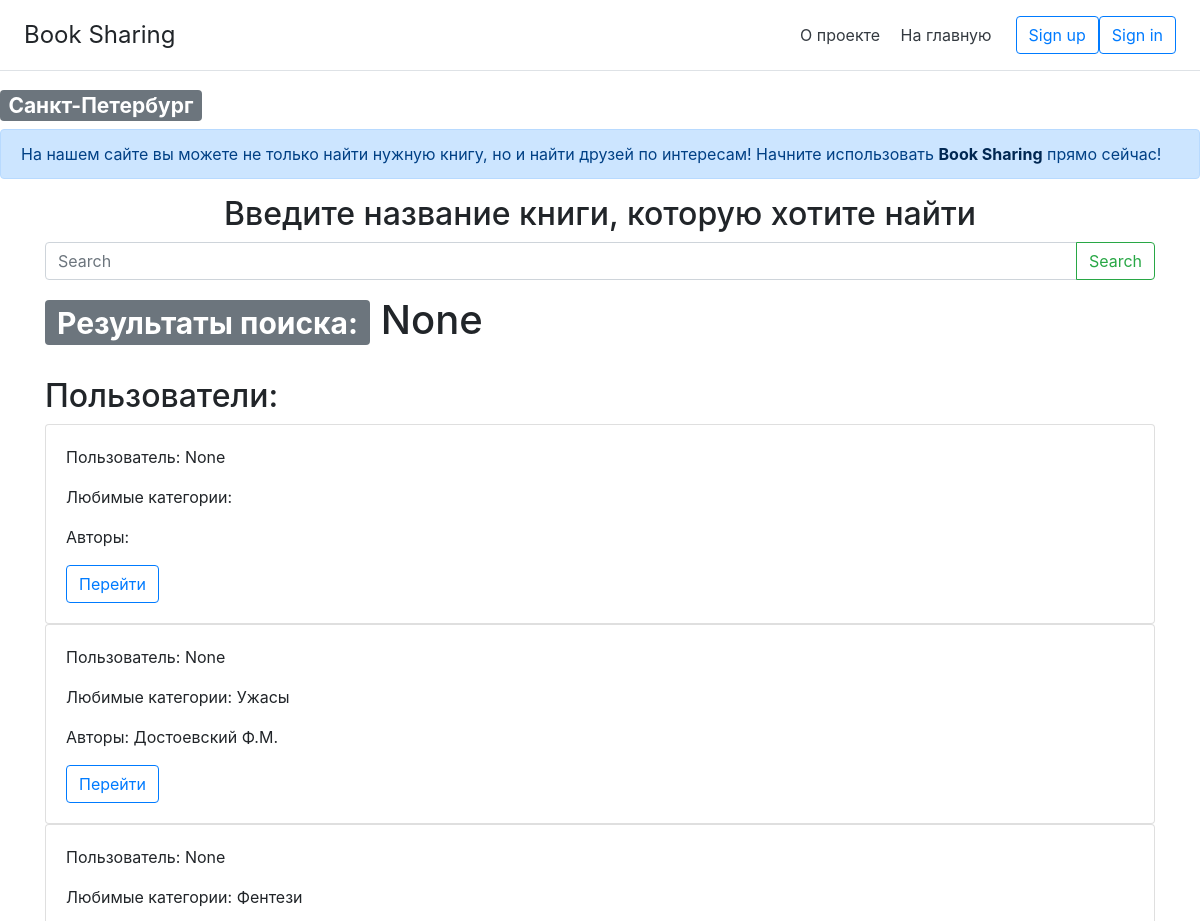
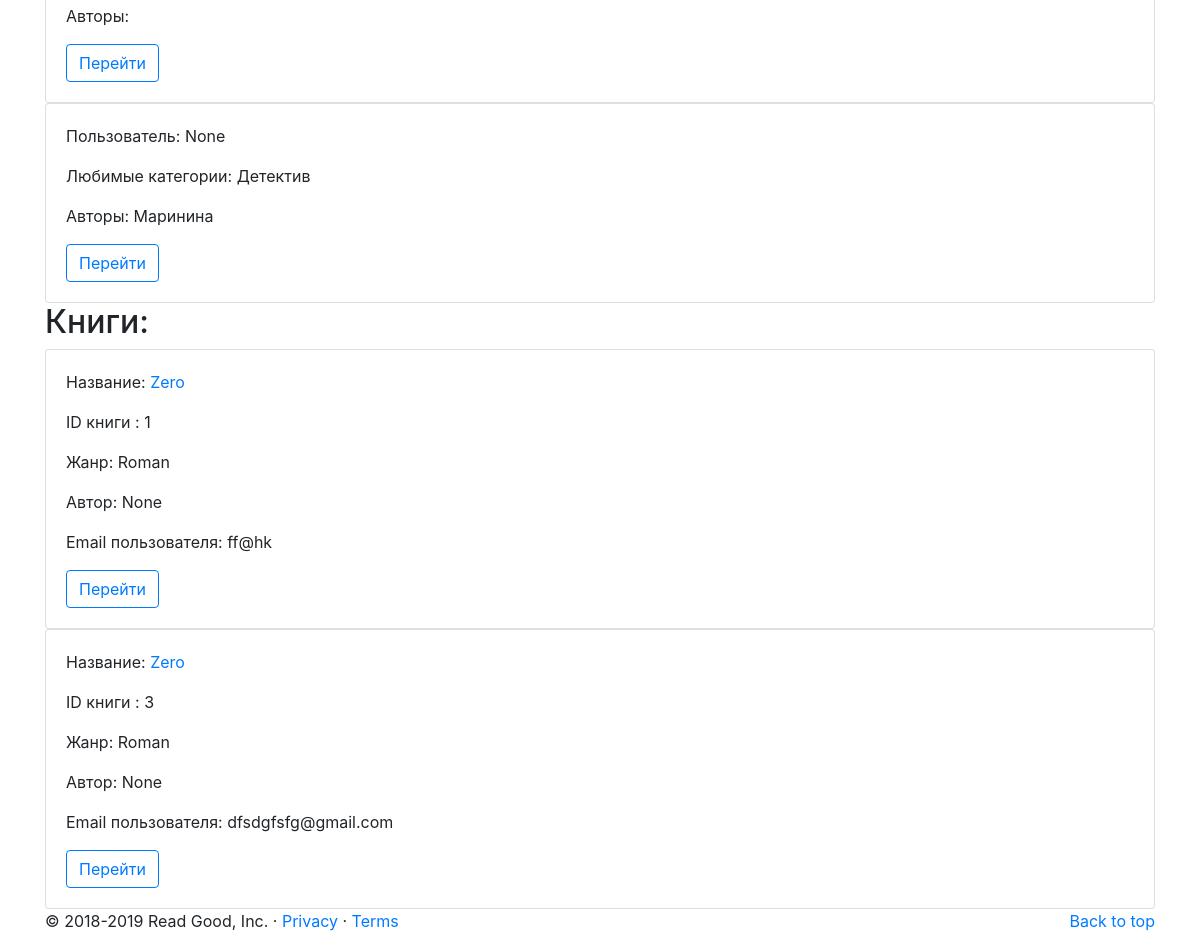
Screenshot of /search with the database file from the repository (2 pictures, top to bottom).
### tables this page shows
CREATE TABLE users (
           userID INTEGER PRIMARY KEY AUTOINCREMENT,
           password TEXT,
           email TEXT,
           full_name TEXT,
           user_info TEXT,
           f_genres TEXT,
           f_authors TEXT,
           wish_books TEXT,
           owned_books TEXT,
           time_from_registration INTEGER,
           number_of_exchanges INTEGER,
           rating REAL
);

CREATE TABLE books (
           bookID INTEGER PRIMARY KEY AUTOINCREMENT,
           book_status TEXT,
           book_author TEXT,
           book_title TEXT, 
           book_genres TEXT,
           creatorID INTEGER,
           email TEXT,
           FOREIGN KEY (creatorID) REFERENCES users(userID)
           FOREIGN KEY (email) REFERENCES users(email)  
);

### newapp.py (the view)
@app.route('/search')
def search_for_person():
    q = request.args.get('query')
    conn = sqlite3.connect('app.db')
    conn.row_factory = dict_factory
    c = conn.cursor()
    c.execute("SELECT * FROM users WHERE full_name LIKE '%{q}%' OR email LIKE '%{q}%'"
              "".format(q=q))
    users = list(c.fetchall())
    c.execute("SELECT DISTINCT * FROM books WHERE book_author LIKE '%{q}%' " \
                                              "OR book_title LIKE '%{q}%' " \
                                              "OR book_genres LIKE '%{q}%'" \
              "".format(q=q))
    books = list(c.fetchall())
    conn.close()
    return render_template('search_results.html', q=q, users=users, books=books)

### newapp.py (called while the page is built)
def dict_factory(cursor, row):
    d = {}
    for idx, col in enumerate(cursor.description):
        d[col[0]] = row[idx]
    return d

### templates/search_results.html (shortened to what this page needs)
{% extends "basic.html" %}
{% block body %}
    <div class="container">
        <h1><span class="badge badge-secondary"> Результаты поиска:  </span> {{q}} </h1>
        <br>
        <h2>Пользователи:</h2>
        {% for user in users %}
        <div class="card">
            <div class="card-body">
                <p> Пользователь: {{user.full_name}} </p>
                <p> Любимые категории: {{user.f_genres}} </p>
                <p> Авторы: {{user.f_authors}} </p>
                <div><a href="/userid/{{ user.userID }}" class="btn btn-outline-primary">Перейти</a></div>
            </div>
        </div>
        {% else %}
        <div class="alert alert-warning">Пользователь не найден!</div>
        {% endfor %}
        <h2>Книги:</h2>
        {% for book in books %}
        <div class="card">
            <div class="card-body">
                <p> Название: <a href="/bookid/{{ book.bookID }}"> {{book.book_title}} </a> </p>
                <p> ID книги : {{book.bookID}} </p>
                <p> Жанр: {{book.book_genres}} </p>
                <p> Автор: {{book.book_author}} </p>
                <p> Email пользователя: {{book.email}} </p>
                <div><a href="/bookid/{{ book.bookID }}" class="btn btn-outline-primary">Перейти</a></div>
            </div>
        </div>
        {% else %}
        <div class="alert alert-warning">Книги не найдены!</div>
        {% endfor %}
    </div>
{% endblock %}

### templates/basic.html (shortened to what this page needs)
<!DOCTYPE html>
<html lang="en">
<head>
    <link rel="stylesheet" href="https://stackpath.bootstrapcdn.com/bootstrap/4.1.3/css/bootstrap.min.css"
>
</head>
<body>
    <div class="d-flex flex-column flex-md-row align-items-center p-3 px-md-4 mb-3 bg-white border-bottom box-shadow">
        <h4 class="my-0 mr-md-auto font-weight-normal">Book Sharing</h4>
        <nav class="my-2 my-md-0 mr-md-3">
            <a class="p-2 text-dark" href="/ab">О проекте</a>
            <a class="p-2 text-dark" href="/">На главную</a>
        </nav>
        <a class="btn btn-outline-primary" href="/add_user">Sign up</a>
        <a class="btn btn-outline-primary" href="/singin">Sign in</a>
    </div>
    <h3><span class="badge badge-secondary">Санкт-Петербург</span></h3>
    <div class="alert alert-primary" role="alert">
        На нашем сайте вы можете не только найти нужную книгу, но и найти друзей по интересам! Начните использовать <a
            href="#" class="alert-link">Book Sharing</a> прямо сейчас!
    </div>
    <div class="container">
        <div class="text-center">
            <div><h2>Введите название книги, которую хотите найти</h2></div>
            <form class="form" method="get" action="/search">
                <div class="input-group mb-3">
                    <input class="form-control" type="search" name="query" placeholder="Search" aria-label="Search">
                    <div class="input-group-append">
                        <button class="btn btn-outline-success" type="submit">Search</button>
                    </div>
                </div>
            </form>
        </div>
    </div>
{% block body %}
{% endblock %}
<footer class="container">
    <p class="float-right"><a href="#">Back to top</a></p>
    <p>&copy; 2018-2019 Read Good, Inc. &middot; <a href="#">Privacy</a> &middot; <a href="#">Terms</a></p>
</footer>
</body>
</html>

### rows the page displays
users: full_name "None"
users: full_name "None", f_genres "Ужасы", f_authors "Достоевский Ф.М."
users: full_name "None", f_genres "Фентези"
users: full_name "None", f_genres "Детектив", f_authors "Маринина"
books: book_title "Zero", bookID "1", book_genres "Roman", book_author "None", email "ff@hk"
books: book_title "Zero", bookID "3", book_genres "Roman", book_author "None", email "dfsdgfsfg@gmail.com"

### other values shown
{{ q }} "None"
